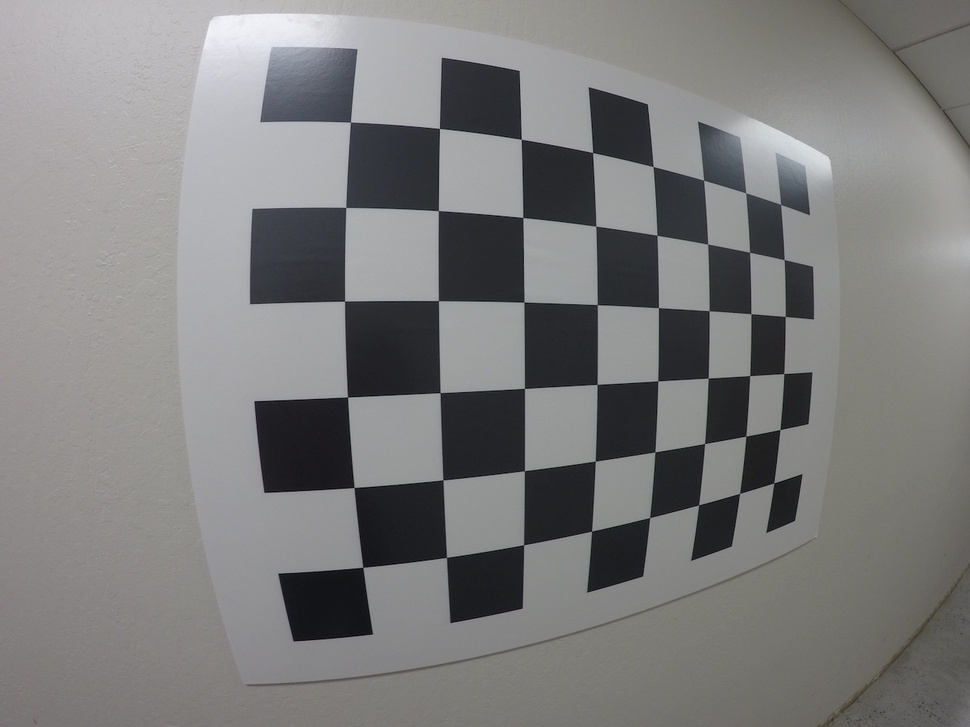
#> input picture calibration_wide/GOPR0032.jpg, 970 x 727 px, shrunk from 1280 x 960 before the run
$ python test.py   (older library calls are emulated)
#> lines starting #> are read from the running program, lines starting #| are printed output that depends on the picture; after the words box and inside, x2 and y2 are one past the last pixel; in counts of white or black regions, pixels touching at a corner belong together
#> further down, distImage is the input picture: shape (727, 970, 3); mean B, G, R 124.7, 124.9, 125.1
'''
import cv2
import numpy as np

if __name__ == '__main__':
    # Read source image.
    im_src = cv2.imread('book2.jpg')
    # Four corners of the book in source image
    pts_src = np.array([[141, 131], [480, 159], [493, 630], [64, 601]])

    # Read destination image.
    im_dst = cv2.imread('book1.jpg')
    # Four corners of the book in destination image.
    pts_dst = np.array([[318, 256], [534, 372], [316, 670], [73, 473]])

    # Calculate Homography
    h, status = cv2.findHomography(pts_src, pts_dst)

    # Warp source image to destination based on homography
    im_out = cv2.warpPerspective(im_src, h, (im_dst.shape[1], im_dst.shape[0]))

    # Display images
    cv2.imshow("Source Image", im_src)
    cv2.imshow("Destination Image", im_dst)
    cv2.imshow("Warped Source Image", im_out)

    cv2.waitKey(0)

'''


'''
#마커와의 위치를 알기위한 이미지가 하나 필요하므로 과제와는 약간 다른주제임...ㅠㅠ 뭘찾아야하는거지
import numpy as np
import cv2

def find_marker(image):
	# convert the image to grayscale, blur it, and detect edges
	gray = cv2.cvtColor(image, cv2.COLOR_BGR2GRAY)
	gray = cv2.GaussianBlur(gray, (5, 5), 0)
	edged = cv2.Canny(gray, 35, 125)

	# find the contours in the edged image and keep the largest one;
	# we'll assume that this is our piece of paper in the image
	(_, cnts, _) = cv2.findContours(edged.copy(), cv2.RETR_LIST, cv2.CHAIN_APPROX_SIMPLE)
	c = max(cnts, key = cv2.contourArea)

	# compute the bounding box of the of the paper region and return it
	print(cv2.minAreaRect(c))
	return cv2.minAreaRect(c)

def distance_to_camera(knownWidth, focalLength, perWidth):
	# compute and return the distance from the maker to the camera
	return (knownWidth * focalLength) / perWidth

# initialize the known distance from the camera to the object, which
# in this case is 24 inches
KNOWN_DISTANCE = 24.0 * 2.54

# initialize the known object width, which in this case, the piece of
# paper is 12 cm wide
KNOWN_WIDTH = 11.0 * 2.54

# initialize the list of images that we'll be using
IMAGE_PATHS = ["bg.jpg"]
# load the first image that contains an object that is KNOWN TO BE 2 feet
# from our camera, then find the paper marker in the image, and initialize
# the focal length
image = cv2.imread(IMAGE_PATHS[0])
marker = find_marker(image)
focalLength = (marker[1][0] * KNOWN_DISTANCE) / KNOWN_WIDTH

# loop over the images
for imagePath in IMAGE_PATHS:
	# load the image, find the marker in the image, then compute the
	# distance to the marker from the camera
	image = cv2.imread(imagePath)
	marker = find_marker(image)
	cm = distance_to_camera(KNOWN_WIDTH, focalLength, marker[1][0])

	# draw a bounding box around the image and display it
	box = np.int0(cv2.boxPoints(marker))
	cv2.drawContours(image, [box], -1, (0, 255, 0), 2)
	cv2.putText(image, "%.2fcm" % (cm / 12),
		(image.shape[1] - 240, image.shape[0] - 20), cv2.FONT_HERSHEY_SIMPLEX,
		2.0, (0, 255, 0), 3)
	cv2.imshow("image", image)
	cv2.waitKey(0)

'''

import numpy as np
import cv2
import matplotlib.pyplot as plt
import matplotlib.image as mpimg
import glob
import pickle

def calibrateAndGetUndistortedImage(dimg, nx=8, ny=6, imagesPath=None):
#> called with nx = 8, ny = 6
    objpoints = []
    imgpoints = []

    if imagesPath != None:#캘리브레이션진행?
        images = glob.glob(imagesPath)#'./calibration_wide/GOPR00*.jpg'

        objp = np.zeros((6*8,3), np.float32)
        objp[:,:2] = np.mgrid[0:8,0:6].T.reshape(-1,2)

        for fname in images:
            img = mpimg.imread(fname)
            gray = cv2.cvtColor(img, cv2.COLOR_BGR2GRAY)
            ret, corners = cv2.findChessboardCorners(gray, (8,6), None)

            if ret == True:
                imgpoints.append(corners)
                objpoints.append(objp)


        with open('calib.p', 'wb') as f:
            dist_pickle = {}
            dist_pickle['objpoints'] = objpoints
            dist_pickle['imgpoints'] = imgpoints
            pickle.dump(dist_pickle, f)
            f.close()

    else:
        with open( "calib.p", "rb" ) as f:
#> (reads calib.p from the repository)
            dist_pickle = pickle.load(f)
            objpoints = dist_pickle['objpoints']
            imgpoints = dist_pickle['imgpoints']
            f.close()

    gray = cv2.cvtColor(dimg, cv2.COLOR_BGR2GRAY)
    #ret, corners = cv2.findChessboardCorners(gray, (8,6), None)
    #img = cv2.drawChessboardCorners(dimg, (8,6), corners, ret)
    ret, mtx, dist, rvecs, tvecs = cv2.calibrateCamera(objpoints, imgpoints, gray.shape[::-1], None, None)
#> ret = 0.559

    print(dist)
#| [[-2.32918002e-01  6.16605410e-02 -4.96507260e-05  4.06708259e-05
#|   -7.53671085e-03]]
    undist = cv2.undistort(dimg, mtx, dist, None, mtx)
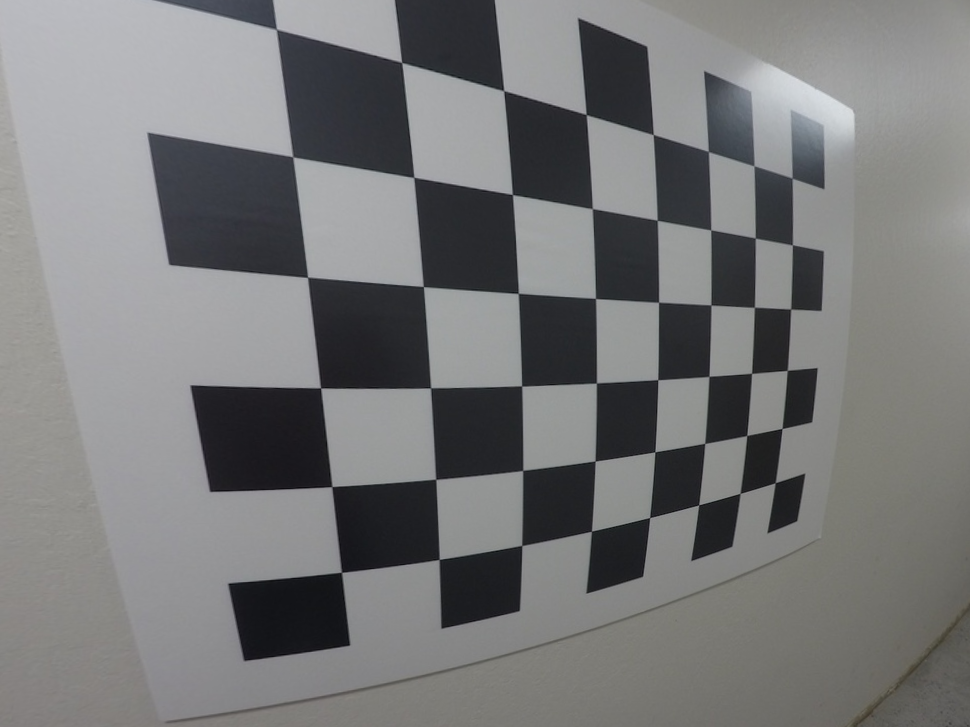
#> undist: shape (727, 970, 3); mean B, G, R 120.2, 119.7, 119.2

    #return undist
    ####여기서부터 바꿔야할듯
    topdown, perspective_M = corners_unwarp(dimg, nx, ny, mtx, dist)
    #print(perspective_M)
    return topdown
    '''
    undistGray = cv2.cvtColor(undist, cv2.COLOR_BGR2GRAY)
    ret, corners = cv2.findChessboardCorners(undistGray, (nx, ny), None)

    if ret == True:
        cv2.drawChessboardCorners(undist, (nx, ny), corners, ret)
        offset = 300 # offset for dst points
        img_size = (gray.shape[1], gray.shape[0])

        src = np.float32([corners[0], corners[nx-1], corners[-1], corners[-nx]])
        dst = np.float32([[offset, offset], [img_size[0]-offset, offset],
                                     [img_size[0]-offset, img_size[1]-offset],
                                     [offset, img_size[1]-offset]])
        # Given src and dst points, calculate the perspective transform matrix
        M = cv2.getPerspectiveTransform(src, dst)
        # Warp the image using OpenCV warpPerspective()
        warped = cv2.warpPerspective(undist, M, img_size)

    # Return the resulting image and matrix
    return warped, M
    ####요기까지
    '''


#현재 이거
def corners_unwarp(img, nx, ny, mtx, dist):
    # Use the OpenCV undistort() function to remove distortion
#> called with nx = 8, ny = 6, mtx = array of shape (3, 3), dist = array of shape (1, 5)
    undist = cv2.undistort(img, mtx, dist, None, mtx)
    # Convert undistorted image to grayscale
    gray = cv2.cvtColor(undist, cv2.COLOR_BGR2GRAY)
    # Search for corners in the grayscaled image
    ret, corners = cv2.findChessboardCorners(gray, (nx, ny), None)
#> ret = True; corners = 48 rows, first 8: [279, 31], [402.4, 63.17], [503.9, 90.5], [586, 114.3], [653.3, 134.4], [708.2, 151.5], [754, 165.8], [792.2, 178.2]

    if ret == True:
        # If we found corners, draw them! (just for fun)
        cv2.drawChessboardCorners(undist, (nx, ny), corners, ret)
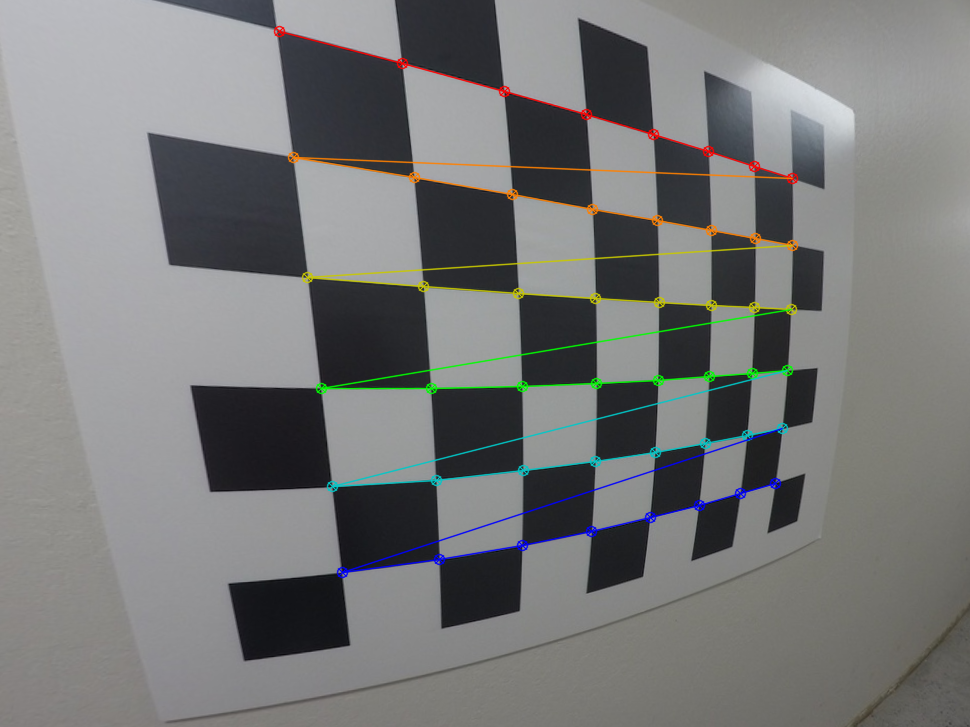
#> undist: shape (727, 970, 3); 2.76% of pixels changed, all inside (x1, y1, x2, y2) = (273, 25, 799, 579)
        # Choose offset from image corners to plot detected corners
        # This should be chosen to present the result at the proper aspect ratio
        # My choice of 100 pixels is not exact, but close enough for our purpose here
        offset = 200 # offset for dst points
        # Grab the image shape
        img_size = (gray.shape[1], gray.shape[0])
#> img_size = (970, 727)

        # For source points I'm grabbing the outer four detected corners
        src = np.float32([corners[0], corners[nx-1], corners[-1], corners[-nx]])
#> src = [[279, 31], [792.2, 178.2], [775.2, 482.5], [341.6, 572.2]]
        # For destination points, I'm arbitrarily choosing some points to be
        # a nice fit for displaying our warped result
        # again, not exact, but close enough for our purposes
        dst = np.float32([[offset, offset], [img_size[0]-offset, offset],
                                     [img_size[0]-offset, img_size[1]-offset],
                                     [offset, img_size[1]-offset]])
        # Given src and dst points, calculate the perspective transform matrix
        M = cv2.getPerspectiveTransform(src, dst)
#> M = [[0.371, -0.096, 61.13], [-0.252, 0.378, 220.4], [-0.000666, -0.000189, 1]]
        # Warp the image using OpenCV warpPerspective()
        warped = cv2.warpPerspective(undist, M, img_size)
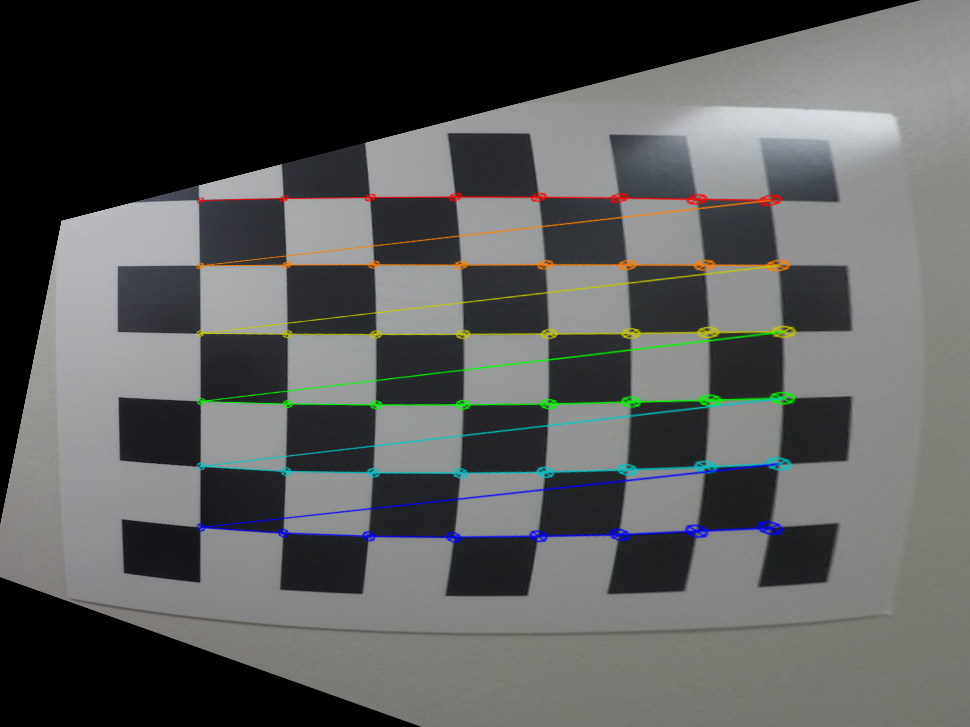
#> warped: shape (727, 970, 3); mean B, G, R 90.2, 90.9, 89.7

    # Return the resulting image and matrix
    return warped, M


distImage = cv2.imread('./calibration_wide/GOPR0032.jpg')
topdown = calibrateAndGetUndistortedImage(distImage)
#> in calibrateAndGetUndistortedImage, `topdown, perspective_M = corners_unwarp(dimg, nx, ny, mtx, dist)`: perspective_M has the same summary as M in corners_unwarp
cv2.imshow('asdf', topdown)
#cv2.imshow('hi',calibrateAndGetUndistortedImage(distImage))
#cv2.imshow('hi',calibrateAndGetUndistortedImage(distImage,imagesPath='./calibration_wide/GOPR00*.jpg'))
cv2.waitKey(0)
